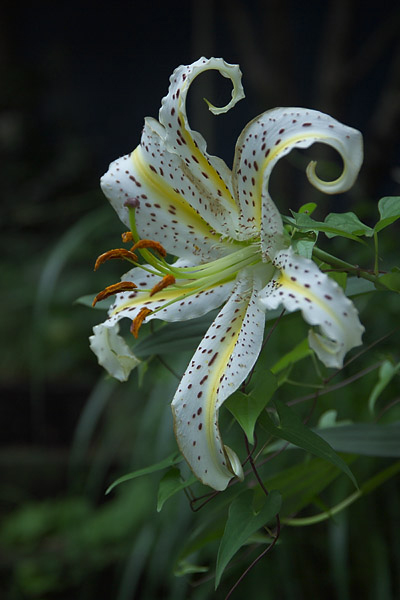
%> input picture Matlab/images/lily.png, 400 x 600 px
$ octave --eval "rgbhist(imread('images/lily.png'));"   (GNU Octave 9; MATLAB toolbox functions it lacks are replaced by stand-ins)
%> lines starting %> are read from the running program, lines starting %| are printed output that depends on the picture
function rgbhist(I)
%RGBHIST Histogram of RGB values.

if (size(I, 3) ~= 3)
error('rgbhist:numberOfSamples', 'Input image must be RGB.')
end

nBins = 256;

rHist = imhist(I(:,:,1), nBins);
%> rHist = 256 values, max 6573 at index 16, min 0 at index 236, mean 937.5
gHist = imhist(I(:,:,2), nBins);
%> gHist = 256 values, max 5728 at index 16, min 0 at index 250, mean 937.5
bHist = imhist(I(:,:,3), nBins);
%> bHist = 256 values, max 8153 at index 15, min 2 at index 253, mean 937.5
%> `rgbhist(imread('images/lily.png'));`:
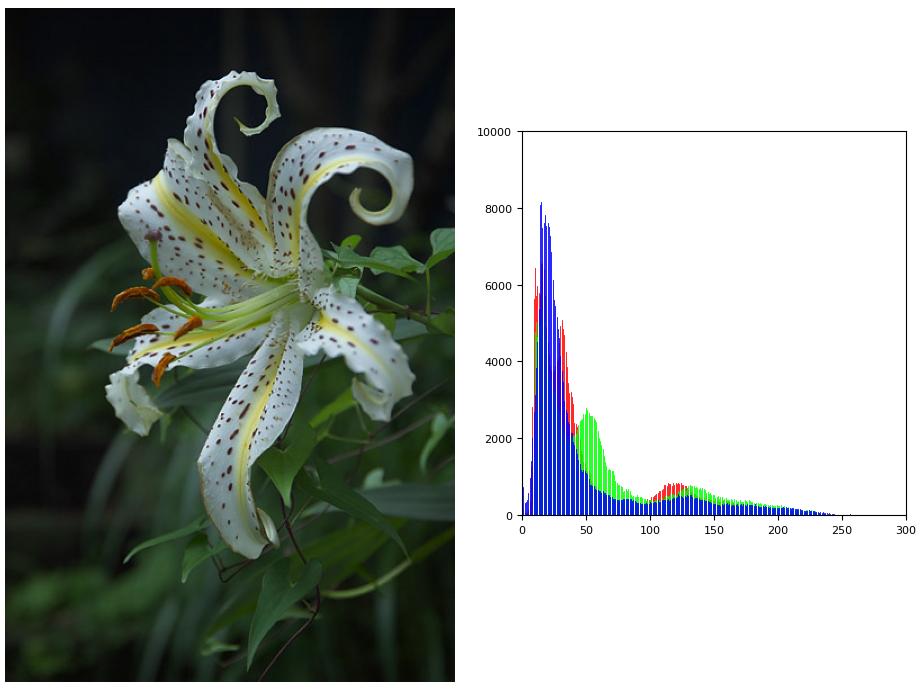
%> figure redrawn from the program's plot data, 2 panels

%hFig = figure;

figure
subplot(1,2,1);imshow(I)
subplot(1,2,2);

h(1) = stem(1:256, rHist); hold on
h(2) = stem(1:256 + 1/3, gHist);
h(3) = stem(1:256 + 2/3, bHist);
hold off

set(h, 'marker', 'none')
set(h(1), 'color', [1 0 0])
set(h(2), 'color', [0 1 0])
set(h(3), 'color', [0 0 1])
axis square
